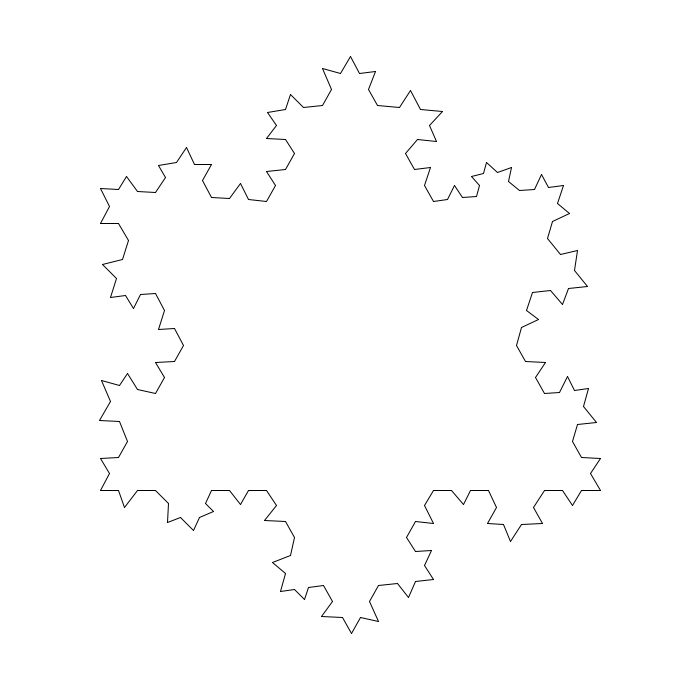
Frame 1 (no input)
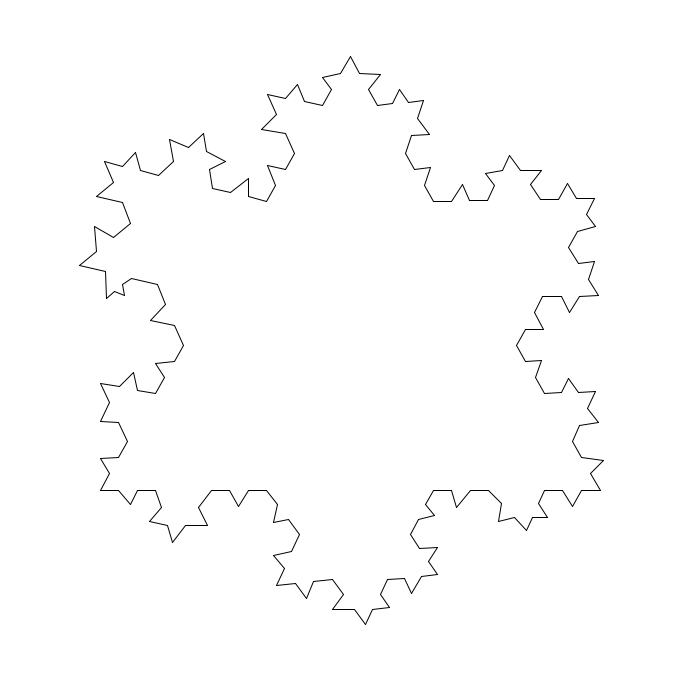
Frame 60 (the mouse pressed at the canvas centre just before this capture)
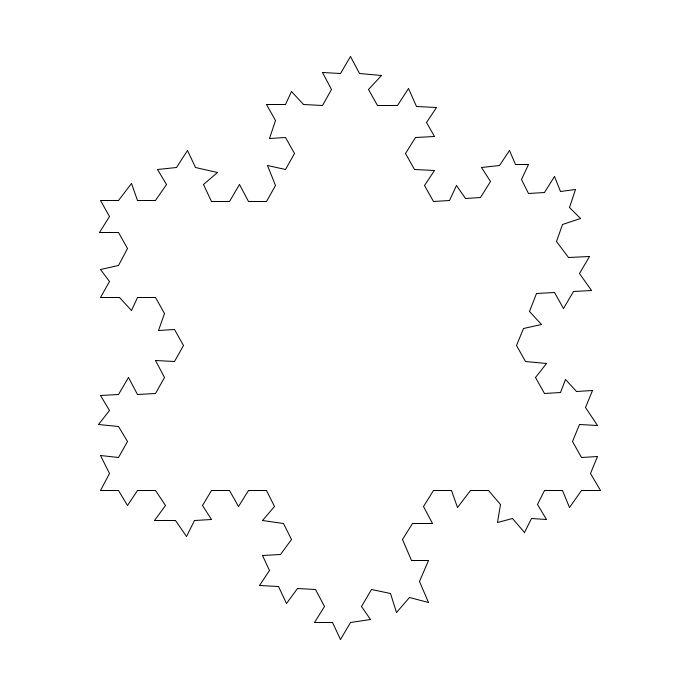
Frame 120 (the mouse held since frame 60 and released just before this capture)

The Processing sketch that drew these frames (run headless with seeded random() and noise(); from frame 60 on, the mouse is pressed at the canvas centre):

// Processing sketch: e04_koch_platek_n_random
// ── e04_koch_platek_n_random.pde
void setup() {
  size(700, 700);
  stroke(0);
  strokeWeight(1);
  frameRate(5);
}

void draw() {
  background(255);
  PVector A = new PVector(100, height*0.7);
  PVector C = new PVector(width-100, height*0.7);
  PVector B = PVector.sub(C, A);
  B.rotate(radians(-60));
  B.add(A);
  koch(B, A);
  koch(A, C);
  koch(C, B);
}

void koch(PVector poczatek, PVector koniec) {
  PVector bok = PVector.sub(koniec, poczatek);
  bok.div(3.0);
  if (bok.mag()>10) {
    PVector P1 = PVector.add(poczatek, bok);
    PVector P3 = PVector.add(P1, bok);
    bok.rotate(radians(random(45, 75)));
    PVector P2 = PVector.add(P1, bok);
    koch(poczatek, P1);
    koch(P1, P2);
    koch(P2, P3);
    koch(P3, koniec);  
  } else 
  {
    line(poczatek.x, poczatek.y, koniec.x, koniec.y);
  }
}
